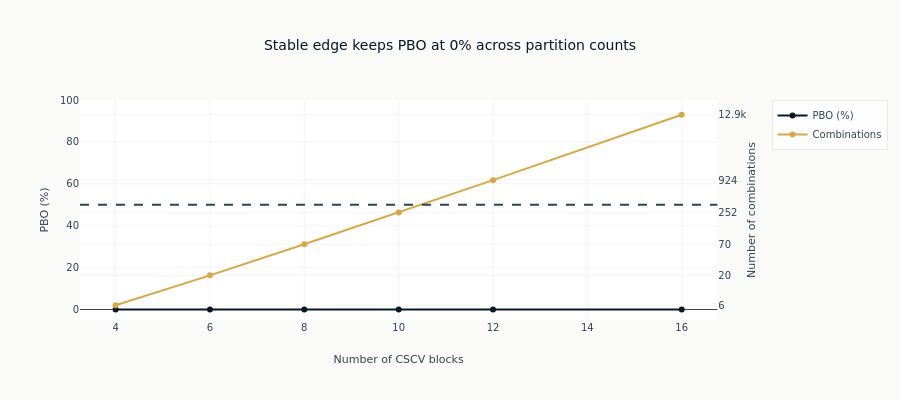

Notebook cell for this chart:
### Code cell
# Visualize PBO sensitivity to the CSCV partition count.
fig = make_subplots(specs=[[{"secondary_y": True}]])
fig.add_trace(
    go.Scatter(
        x=pbo_blocks_df["n_blocks"].to_list(),
        y=(pbo_blocks_df["pbo"] * 100).to_list(),
        name="PBO (%)",
        mode="lines+markers",
        line={"color": COLORS["blue"]},
    ),
    secondary_y=False,
)

fig.add_trace(
    go.Scatter(
        x=pbo_blocks_df["n_blocks"].to_list(),
        y=pbo_blocks_df["n_combinations"].to_list(),
        name="Combinations",
        mode="lines+markers",
        line={"color": COLORS["amber"]},
    ),
    secondary_y=True,
)

fig.update_layout(
    title="Stable edge keeps PBO at 0% across partition counts",
    xaxis_title="Number of CSCV blocks",
    height=400,
)
fig.add_hline(y=50, line_dash="dash", line_color=COLORS["neutral"], secondary_y=False)
fig.update_yaxes(title_text="PBO (%)", range=[-5, 100], secondary_y=False)
fig.update_yaxes(
    title_text="Number of combinations",
    type="log",
    tickmode="array",
    tickvals=pbo_blocks_df["n_combinations"].to_list(),
    ticktext=["6", "20", "70", "252", "924", "12.9k"],
    secondary_y=True,
)
show_plot(fig)

### Figure 1 — Plotly figure (JSON) as saved in the notebook; plotly's stock layout.template omitted (floating-point values rounded to 4 significant figures)
{"data": [{"line": {"color": "#0a1628"}, "mode": "lines+markers", "name": "PBO (%)", "type": "scatter", "x": [4, 6, 8, 10, 12, 16], "xaxis": "x", "y": [0.0, 0.0, 0.0, 0.0, 0.0, 0.0], "yaxis": "y"}, {"line": {"color": "#D4A84B"}, "mode": "lines+markers", "name": "Combinations", "type": "scatter", "x": [4, 6, 8, 10, 12, 16], "xaxis": "x", "y": [6, 20, 70, 252, 924, 12870], "yaxis": "y2"}], "layout": {"height": 400, "shapes": [{"line": {"color": "#334155", "dash": "dash"}, "type": "line", "x0": 0, "x1": 1, "xref": "x domain", "y0": 50, "y1": 50, "yref": "y"}], "title": {"text": "Stable edge keeps PBO at 0% across partition counts"}, "xaxis": {"anchor": "y", "domain": [0.0, 0.94], "title": {"text": "Number of CSCV blocks"}}, "yaxis": {"anchor": "x", "domain": [0.0, 1.0], "range": [-5, 100], "title": {"text": "PBO (%)"}}, "yaxis2": {"anchor": "x", "overlaying": "y", "side": "right", "tickmode": "array", "ticktext": ["6", "20", "70", "252", "924", "12.9k"], "tickvals": [6, 20, 70, 252, 924, 12870], "title": {"text": "Number of combinations"}, "type": "log"}}}
